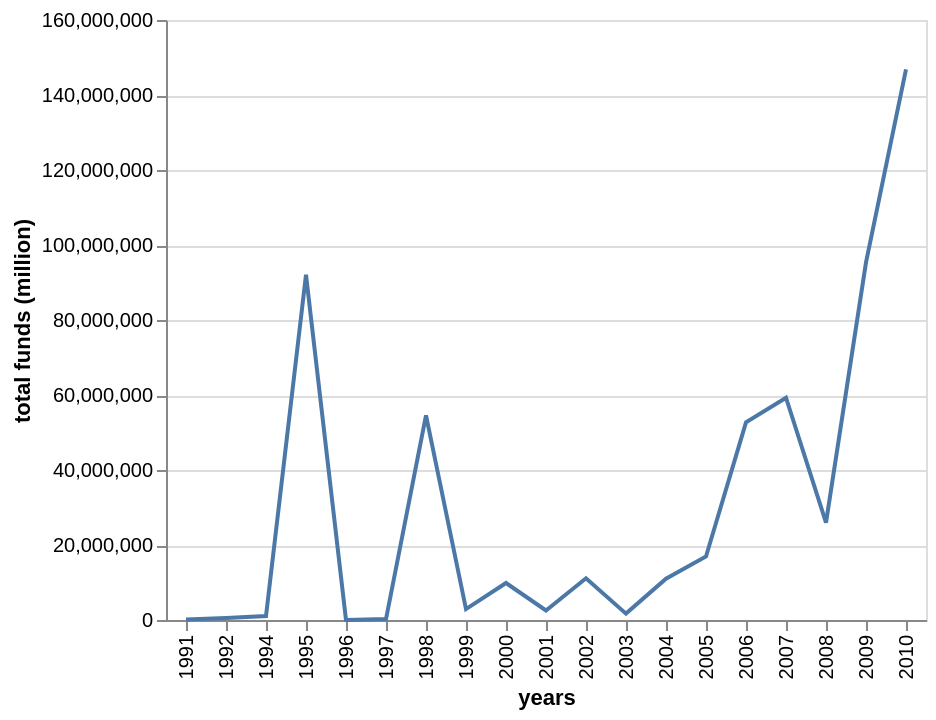

The Vega-Lite source for this figure:
### Vega-Lite specification from a JSON file in a GitHub repository (floating-point values rounded to 4 significant figures)
{"$schema": "https://vega.github.io/schema/vega-lite/v5.json", "description": "A line chart showing the total amount of money committed every year between 1991 and 2010", "data": {"values": [{"amount": 54560000.0, "year": 1998}, {"amount": 1700000.0, "year": 2003}, {"amount": 59260000.0, "year": 2007}, {"amount": 2912000.0, "year": 1999}, {"amount": 25960000.0, "year": 2008}, {"amount": 11030000.0, "year": 2004}, {"amount": 146800000.0, "year": 2010}, {"amount": 95350000.0, "year": 2009}, {"amount": 11120000.0, "year": 2002}, {"amount": 2542000.0, "year": 2001}, {"amount": 16950000.0, "year": 2005}, {"amount": 52700000.0, "year": 2006}, {"amount": 505172, "year": 1992}, {"amount": 92060000.0, "year": 1995}, {"amount": 141173, "year": 1991}, {"amount": 243411, "year": 1997}, {"amount": 1055000.0, "year": 1994}, {"amount": 9871000.0, "year": 2000}, {"amount": 20510.0, "year": 1996}]}, "transform": [{"filter": "datum.year <= 2010"}], "mark": "line", "encoding": {"x": {"field": "year", "type": "ordinal", "axis": {"title": "years"}}, "y": {"aggregate": "sum", "field": "amount", "type": "quantitative", "axis": {"title": "total funds (million)"}}}}
